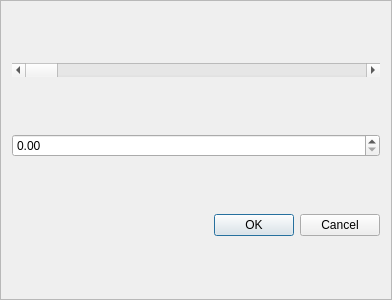
<?xml version="1.0" encoding="UTF-8"?>
<ui version="4.0">
 <class>Frame</class>
 <widget class="QFrame" name="Frame">
  <property name="geometry">
   <rect>
    <x>0</x>
    <y>0</y>
    <width>392</width>
    <height>300</height>
   </rect>
  </property>
  <property name="windowTitle">
   <string>Frame</string>
  </property>
  <property name="frameShape">
   <enum>QFrame::StyledPanel</enum>
  </property>
  <property name="frameShadow">
   <enum>QFrame::Raised</enum>
  </property>
  <layout class="QVBoxLayout" name="verticalLayout">
   <item>
    <widget class="QScrollBar" name="Direction">
     <property name="orientation">
      <enum>Qt::Horizontal</enum>
     </property>
    </widget>
   </item>
   <item>
    <widget class="QDoubleSpinBox" name="doubleSpinBox"/>
   </item>
   <item>
    <widget class="QDialogButtonBox" name="buttonBox">
     <property name="standardButtons">
      <set>QDialogButtonBox::Cancel|QDialogButtonBox::Ok</set>
     </property>
    </widget>
   </item>
  </layout>
 </widget>
 <resources/>
 <connections/>
</ui>
